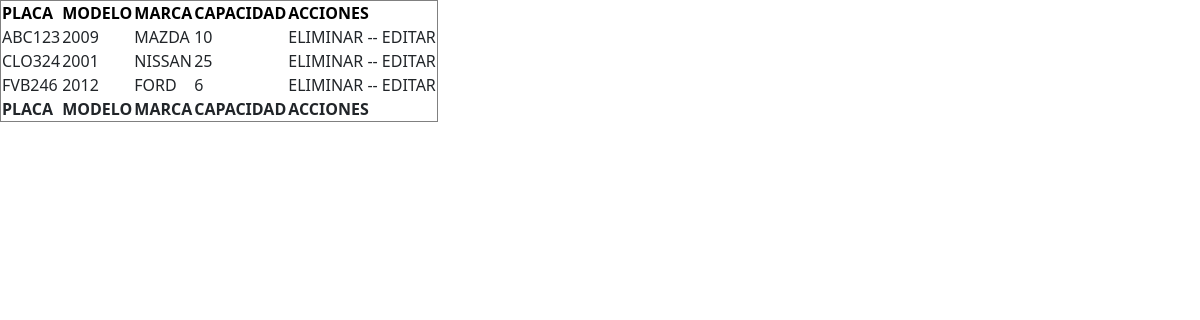
The page /lista-car/ on the database its author committed.
### vehiculos/models.py (models this page shows, shortened)
class Vehiculo (models.Model):
   placa = models.CharField(max_length=10)
   modelo = models.IntegerField(default=2021)
   marca = models.CharField(max_length=30)
   Capacidad = models.IntegerField(default=1)
   usuario = models.ForeignKey(Usuario, on_delete=models.CASCADE, null=True, blank=True)
   conductor = models.ForeignKey(Conductor, on_delete=models.CASCADE, null=True, blank=True)

### reparaciones/views.py (the view)
# urls.py: path('lista-car/', lista_vehiculo),
def lista_vehiculo(request):
    vehiculos = Vehiculo.objects.all()
    data = {'vehiculo':vehiculos}
    return render(request, 'lista_vehiculos.html', data)

### templates/lista_vehiculos.html (shortened to what this page needs)
<link href="https://cdn.jsdelivr.net/npm/bootstrap@5.1.3/dist/css/bootstrap.min.css" rel="stylesheet"
>
<table border="1" >
    <thead >
        <tr class="table-success" >
            <th>PLACA</th>
            <th>MODELO</th>
            <th>MARCA</th>
            <th>CAPACIDAD</th>
            <th>ACCIONES</th>
        </tr>
    </thead>
    <tbody>
        {%for reg in vehiculo %}
        <tr>
            <td>{{reg.placa}}</td>
            <td>{{reg.modelo}}</td>
            <td>{{reg.marca}}</td>
            <td>{{reg.Capacidad}}</td>
            <td>ELIMINAR -- EDITAR</td>
        </tr>
        {% endfor %}
    </tbody>
    <tfoot>
        <tr>
            <th>PLACA</th>
            <th>MODELO</th>
            <th>MARCA</th>
            <th>CAPACIDAD</th>
            <th>ACCIONES</th>
        </tr>
    </tfoot>
</table>

### rows shown on the page
Vehiculo: placa "ABC123", modelo "2009", marca "MAZDA", Capacidad "10"
Vehiculo: placa "CLO324", modelo "2001", marca "NISSAN", Capacidad "25"
Vehiculo: placa "FVB246", modelo "2012", marca "FORD", Capacidad "6"
